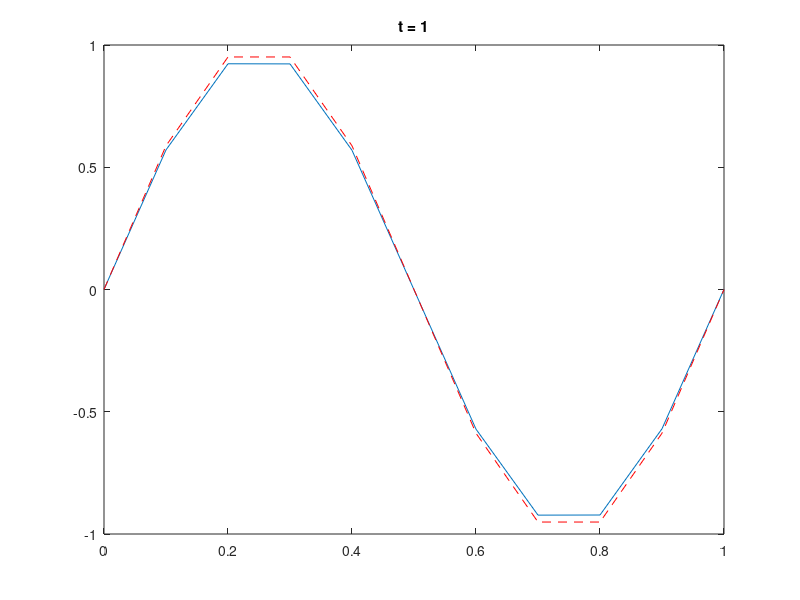
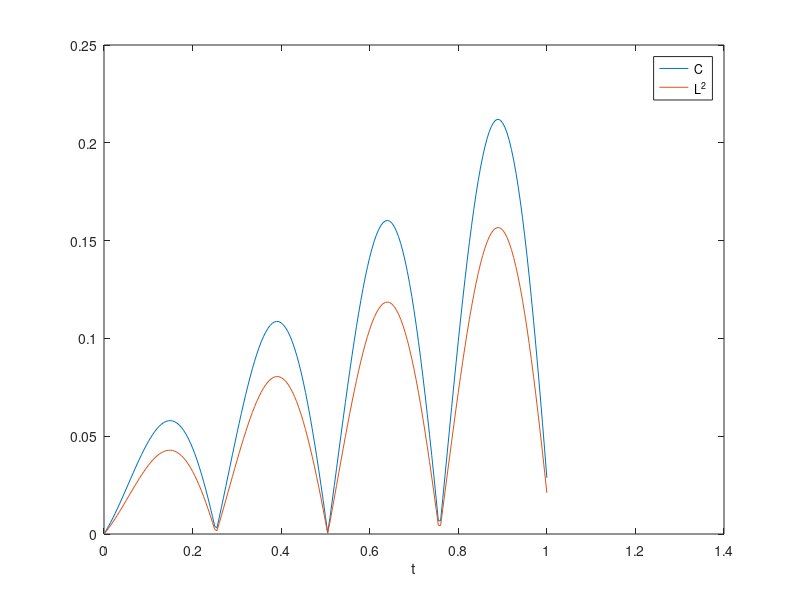

MATLAB code to generate these figures, in order:
%% Main parameters
C = 2;
L = 1;
T = 1;

Nx = 10;
nu = .1; % nu = C * tau / h

%% Secondary parameters
x = linspace(0, L, Nx + 1);
h = x(2) - x(1);

tau = nu * h / C;
Nt = ceil(T/tau) + 1;
T = tau*(Nt - 1);

u_0 = sin(x*2*pi/L);
u_tau = u_0;
% u_tau = u_0 * cos(C*2*pi/L*tau);

% figure(1)
% plot(x, u_0)

%% Transition matrices
U_next = (1+nu^2)*eye(Nx) + ...
    diag(-nu^2/2 * ones(Nx-1, 1), 1) + ...
    diag(-nu^2/2 * ones(Nx-1, 1),-1);
U_now = -2*eye(Nx);

%% Periodic border condition
U_now(1, end) = -nu^2;
U_now(end, 1) = -nu^2;

U_prev = U_next;

%% Integration
U = zeros(Nt, Nx);
U(1, :) = u_0(1 : end-1);
U(2, :) = u_tau(1 : end-1);

for k = 3 : Nt
    U(k, :) = -U_next \ (U_now * U(k - 1, :).' + U_prev * U(k - 2, :).');
end
U = [U, U(:, 1)];

%% Visualisation
figure(3)

for k = [1 : floor(Nt/100) : Nt, Nt]
    plot(x, U(k, :));
    t = (k-1)*tau;
    hold on;
    plot(x, sin(x/L*2*pi) * cos(C*2*pi/L*t), '--r');
    hold off;
    axis([0 L -1 1]);
    title(['t = ', num2str((k-1)*tau)]);
    drawnow;
end

%% Error
t = (0 : tau : T).';
U_true = cos(C*2*pi/L*t) * sin(x/L*2*pi);

C_norm = max(abs(U_true - U), [], 2);
L2_norm = sqrt(h*sum((U_true - U).^2, 2));

figure(4);
plot(t, C_norm);
hold on;
plot(t, L2_norm);
hold off;
legend('C', 'L^2', 'Location', 'best')
xlabel('t');
